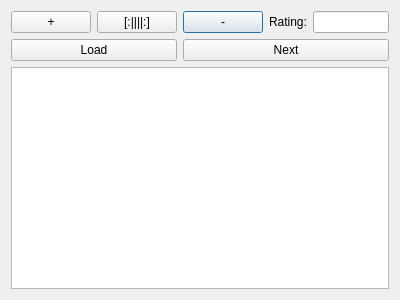
<?xml version="1.0" encoding="UTF-8"?>
<ui version="4.0">
 <class>Bash</class>
 <widget class="QDialog" name="Bash">
  <property name="geometry">
   <rect>
    <x>0</x>
    <y>0</y>
    <width>400</width>
    <height>300</height>
   </rect>
  </property>
  <property name="windowTitle">
   <string>Dialog</string>
  </property>
  <layout class="QGridLayout" name="gridLayout">
   <item row="2" column="0" colspan="5">
    <widget class="QTextEdit" name="quoteTextEdit">
     <property name="readOnly">
      <bool>true</bool>
     </property>
     <property name="html">
      <string>&lt;!DOCTYPE HTML PUBLIC &quot;-//W3C//DTD HTML 4.0//EN&quot; &quot;http://www.w3.org/TR/REC-html40/strict.dtd&quot;&gt;
&lt;html&gt;&lt;head&gt;&lt;meta name=&quot;qrichtext&quot; content=&quot;1&quot; /&gt;&lt;style type=&quot;text/css&quot;&gt;
p, li { white-space: pre-wrap; }
&lt;/style&gt;&lt;/head&gt;&lt;body style=&quot; font-family:'MS Shell Dlg 2'; font-size:8.25pt; font-weight:400; font-style:normal;&quot;&gt;
&lt;p style=&quot;-qt-paragraph-type:empty; margin-top:0px; margin-bottom:0px; margin-left:0px; margin-right:0px; -qt-block-indent:0; text-indent:0px; font-size:8pt;&quot;&gt;&lt;br /&gt;&lt;/p&gt;&lt;/body&gt;&lt;/html&gt;</string>
     </property>
    </widget>
   </item>
   <item row="0" column="4">
    <widget class="QLineEdit" name="ratingLineEdit"/>
   </item>
   <item row="0" column="2">
    <widget class="QPushButton" name="suxButton">
     <property name="text">
      <string>-</string>
     </property>
    </widget>
   </item>
   <item row="0" column="3">
    <widget class="QLabel" name="ratingLabel">
     <property name="text">
      <string>Rating:</string>
     </property>
    </widget>
   </item>
   <item row="0" column="0">
    <widget class="QPushButton" name="rulezButton">
     <property name="text">
      <string>+</string>
     </property>
    </widget>
   </item>
   <item row="0" column="1">
    <widget class="QPushButton" name="bayanButton">
     <property name="text">
      <string>[:||||:]</string>
     </property>
    </widget>
   </item>
   <item row="1" column="2" colspan="3">
    <widget class="QPushButton" name="nextButton">
     <property name="text">
      <string>Next</string>
     </property>
    </widget>
   </item>
   <item row="1" column="0" colspan="2">
    <widget class="QPushButton" name="loadButton">
     <property name="text">
      <string>Load</string>
     </property>
    </widget>
   </item>
  </layout>
 </widget>
 <layoutdefault spacing="6" margin="11"/>
 <resources/>
 <connections/>
</ui>
